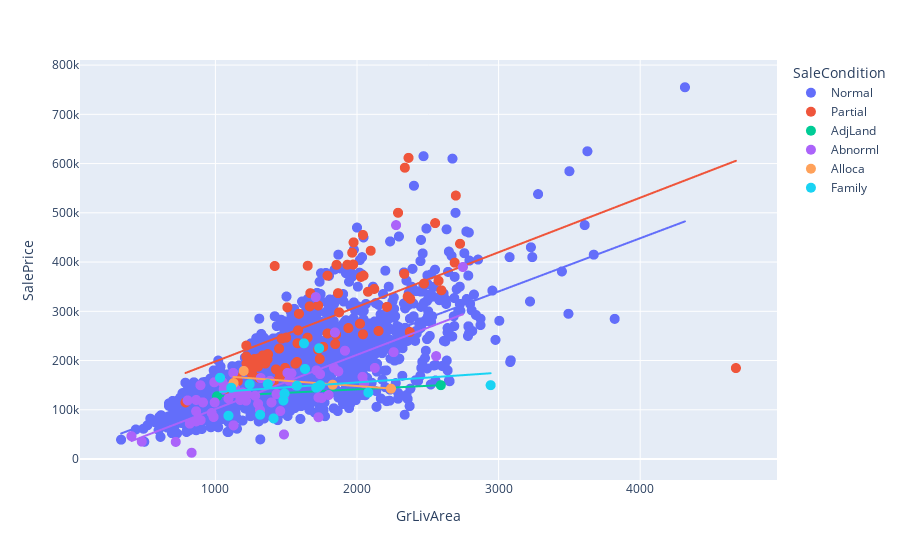

Notebook source saved alongside this figure:
### Code cell
import plotly.express as px
fig = px.scatter(housing, x="GrLivArea", y="SalePrice", 
                 color="SaleCondition", hover_data=['OverallQual','PID'], trendline = 'ols')
fig.update_traces(marker_size=10)
fig.show()
# the one with PID 527326040 is an outlier for a home of quality 7 and is a family sale 
# PID 533350090 is priced very low for a home of quality 9 and is a family sale 
# PID 908154205 is price incredibly low for a home of that size and is a partial sale 
# PIDS 527252070, 528150070, and 527216080 are priced very high for a house of that size/qual and is a partial sale 
# Family, Alloca, and Adjland don't really have trendlines that make sense

### Figure 1 — Plotly figure (JSON) as saved in the notebook; plotly's stock layout.template omitted (floating-point values rounded to 4 significant figures; data arrays with more than 128 entries replaced by an {"elided": "..."} marker saying what was removed)
{"data": [{"customdata": {"elided": "2413x2 int values"}, "hovertemplate": "SaleCondition=Normal<br>GrLivArea=%{x}<br>SalePrice=%{y}<br>OverallQual=%{customdata[0]}<br>PID=%{customdata[1]}<extra></extra>", "legendgroup": "Normal", "marker": {"color": "#636efa", "size": 10, "symbol": "circle"}, "mode": "markers", "name": "Normal", "showlegend": true, "type": "scattergl", "x": {"elided": "2413 int values"}, "xaxis": "x", "y": {"elided": "2413 int values"}, "yaxis": "y"}, {"hovertemplate": "<b>OLS trendline</b><br>SalePrice = 108.151 * GrLivArea + 15784.3<br>R<sup>2</sup>=0.541749<br><br>SaleCondition=Normal<br>GrLivArea=%{x}<br>SalePrice=%{y} <b>(trend)</b><extra></extra>", "legendgroup": "Normal", "marker": {"color": "#636efa", "size": 10, "symbol": "circle"}, "mode": "lines", "name": "Normal", "showlegend": false, "type": "scattergl", "x": {"elided": "2413 int values"}, "xaxis": "x", "y": {"elided": "2413 float values"}, "yaxis": "y"}, {"customdata": {"elided": "82x2 int values"}, "hovertemplate": "SaleCondition=Partial<br>GrLivArea=%{x}<br>SalePrice=%{y}<br>OverallQual=%{customdata[0]}<br>PID=%{customdata[1]}<extra></extra>", "legendgroup": "Partial", "marker": {"color": "#EF553B", "size": 10, "symbol": "circle"}, "mode": "markers", "name": "Partial", "showlegend": true, "type": "scattergl", "x": [1246, 1274, 789, 1458, 1258, 2376, 1565, 1973, 1726, 1335, 1652, 2021, 1412, 1761, 2290, 1726, 1492, 2097, 1310, 1590, 2122, 1584, 1368, 2576, 2046, 2552, 1846, 1468, 4676, 1866, 1428, 1220, 1302, 1158, 1258, 2698, 1580, 2690, 1792, 1372, 2078, 1966, 2728, 2028, 2042, 1856, 2334, 2364, 1369, 1874, 1939, 2338, 1419, 1456, 1651, 2042, 1218, 1500, 1352, 2212, 1508, 1266, 2473, 1241, 2373, 2596, 1852, 1278, 2152, 1666, 2358, 1072, 1301, 1976, 1737, 1792, 1932, 1218, 1670, 1450, 1151, 1576], "xaxis": "x", "y": [187687, 203000, 115000, 168165, 173500, 325300, 193800, 395000, 222000, 210400, 392500, 274725, 156932, 227875, 500067, 311872, 185101, 423000, 164990, 294900, 345474, 261329, 202665, 361919, 372500, 479069, 233555, 244600, 184750, 336860, 182000, 194000, 204000, 158000, 172500, 535000, 235128, 398800, 255000, 212700, 339750, 419005, 437154, 369900, 253293, 394432, 376162, 611657, 213133, 297900, 266000, 591587, 392000, 170440, 246500, 455000, 230348, 246578, 194000, 309000, 308030, 185485, 356383, 199900, 258000, 342643, 252678, 198600, 260116, 310090, 329900, 142500, 187750, 440000, 203160, 372397, 394617, 208300, 336820, 224243, 166000, 197000], "yaxis": "y"}, {"hovertemplate": "<b>OLS trendline</b><br>SalePrice = 110.853 * GrLivArea + 87317.2<br>R<sup>2</sup>=0.322335<br><br>SaleCondition=Partial<br>GrLivArea=%{x}<br>SalePrice=%{y} <b>(trend)</b><extra></extra>", "legendgroup": "Partial", "marker": {"color": "#EF553B", "size": 10, "symbol": "circle"}, "mode": "lines", "name": "Partial", "showlegend": false, "type": "scattergl", "x": [789, 1072, 1151, 1158, 1218, 1218, 1220, 1241, 1246, 1258, 1258, 1266, 1274, 1278, 1301, 1302, 1310, 1335, 1352, 1368, 1369, 1372, 1412, 1419, 1428, 1450, 1456, 1458, 1468, 1492, 1500, 1508, 1565, 1576, 1580, 1584, 1590, 1651, 1652, 1666, 1670, 1726, 1726, 1737, 1761, 1792, 1792, 1846, 1852, 1856, 1866, 1874, 1932, 1939, 1966, 1973, 1976, 2021, 2028, 2042, 2042, 2046, 2078, 2097, 2122, 2152, 2212, 2290, 2334, 2338, 2358, 2364, 2373, 2376, 2473, 2552, 2576, 2596, 2690, 2698, 2728, 4676], "xaxis": "x", "y": [174800.0, 206200.0, 214900.0, 215700.0, 222300.0, 222300.0, 222600.0, 224900.0, 225400.0, 226800.0, 226800.0, 227700.0, 228500.0, 229000.0, 231500.0, 231600.0, 232500.0, 235300.0, 237200.0, 239000.0, 239100.0, 239400.0, 243800.0, 244600.0, 245600.0, 248100.0, 248700.0, 248900.0, 250000.0, 252700.0, 253600.0, 254500.0, 260800.0, 262000.0, 262500.0, 262900.0, 263600.0, 270300.0, 270400.0, 272000.0, 272400.0, 278600.0, 278600.0, 279900.0, 282500.0, 286000.0, 286000.0, 292000.0, 292600.0, 293100.0, 294200.0, 295100.0, 301500.0, 302300.0, 305300.0, 306000.0, 306400.0, 311400.0, 312100.0, 313700.0, 313700.0, 314100.0, 317700.0, 319800.0, 322500.0, 325900.0, 332500.0, 341200.0, 346000.0, 346500.0, 348700.0, 349400.0, 350400.0, 350700.0, 361500.0, 370200.0, 372900.0, 375100.0, 385500.0, 386400.0, 389700.0, 605700.0], "yaxis": "y"}, {"customdata": [[5, 909176170], [6, 908103310]], "hovertemplate": "SaleCondition=AdjLand<br>GrLivArea=%{x}<br>SalePrice=%{y}<br>OverallQual=%{customdata[0]}<br>PID=%{customdata[1]}<extra></extra>", "legendgroup": "AdjLand", "marker": {"color": "#00cc96", "size": 10, "symbol": "circle"}, "mode": "markers", "name": "AdjLand", "showlegend": true, "type": "scattergl", "x": [2592, 1012], "xaxis": "x", "y": [150000, 127500], "yaxis": "y"}, {"hovertemplate": "<b>OLS trendline</b><br>SalePrice = 14.2405 * GrLivArea + 113089<br>R<sup>2</sup>=1.000000<br><br>SaleCondition=AdjLand<br>GrLivArea=%{x}<br>SalePrice=%{y} <b>(trend)</b><extra></extra>", "legendgroup": "AdjLand", "marker": {"color": "#00cc96", "size": 10, "symbol": "circle"}, "mode": "lines", "name": "AdjLand", "showlegend": false, "type": "scattergl", "x": [1012, 2592], "xaxis": "x", "y": [127500.0, 150000.0], "yaxis": "y"}, {"customdata": [[6, 527302020], [9, 528118030], [8, 533236050], [9, 906412010], [8, 906420020], [5, 911175440], [6, 903226160], [5, 908127050], [4, 903484080], [6, 535353190], [5, 903232060], [6, 906204180], [5, 923400150], [5, 905103140], [5, 908102110], [6, 535403200], [7, 535325460], [5, 535456050], [6, 527161090], [6, 909428120], [5, 535352080], [4, 527425060], [5, 902128170], [6, 535105060], [2, 902207130], [4, 527405130], [5, 535403040], [5, 905105010], [9, 533215080], [4, 535378080], [6, 535301150], [5, 902125020], [5, 906475070], [5, 923251180], [4, 902477120], [6, 916403230], [4, 908275290], [6, 531375070], [5, 907203040], [4, 535450180], [8, 531382070], [2, 911175430], [5, 905226110], [5, 527326130], [5, 902105110], [4, 911128180], [5, 909129100], [5, 908102140], [5, 532351090], [7, 527352150], [5, 903454020], [6, 907295100], [6, 527451290], [5, 527451320], [5, 923202137], [2, 902205070], [4, 903457130], [4, 903230120], [6, 905107320], [8, 902305110], [5, 534427010]], "hovertemplate": "SaleCondition=Abnorml<br>GrLivArea=%{x}<br>SalePrice=%{y}<br>OverallQual=%{customdata[0]}<br>PID=%{customdata[1]}<extra></extra>", "legendgroup": "Abnorml", "marker": {"color": "#ab63fa", "size": 10, "symbol": "circle"}, "mode": "markers", "name": "Abnorml", "showlegend": true, "type": "scattergl", "x": [1868, 2748, 1739, 2276, 1915, 1396, 1132, 1176, 1484, 1458, 995, 2559, 974, 1320, 992, 864, 2039, 1800, 1714, 2259, 1216, 864, 804, 1537, 832, 864, 912, 1059, 1709, 1281, 1050, 1750, 2126, 1224, 720, 1509, 1482, 1141, 894, 1192, 1844, 480, 1721, 1126, 1432, 1128, 1520, 1092, 1728, 2050, 819, 1838, 987, 1302, 1092, 407, 1315, 896, 1386, 1566, 1728], "xaxis": "x", "y": [178000, 390000, 172500, 475000, 220000, 115000, 134000, 119900, 50000, 97500, 115000, 209000, 93500, 164500, 155891, 120000, 167000, 130000, 180000, 217000, 118500, 97000, 119000, 174000, 12789, 76500, 115000, 142500, 328900, 128500, 156000, 124000, 185000, 131000, 34900, 175000, 125000, 142500, 149900, 135000, 257000, 35311, 145000, 175000, 132000, 68400, 159434, 123000, 125000, 154000, 72000, 185000, 85400, 112000, 146000, 46500, 99500, 79000, 158900, 150000, 84900], "yaxis": "y"}, {"hovertemplate": "<b>OLS trendline</b><br>SalePrice = 109.985 * GrLivArea + -8311.44<br>R<sup>2</sup>=0.501862<br><br>SaleCondition=Abnorml<br>GrLivArea=%{x}<br>SalePrice=%{y} <b>(trend)</b><extra></extra>", "legendgroup": "Abnorml", "marker": {"color": "#ab63fa", "size": 10, "symbol": "circle"}, "mode": "lines", "name": "Abnorml", "showlegend": false, "type": "scattergl", "x": [407, 480, 720, 804, 819, 832, 864, 864, 864, 894, 896, 912, 974, 987, 992, 995, 1050, 1059, 1092, 1092, 1126, 1128, 1132, 1141, 1176, 1192, 1216, 1224, 1281, 1302, 1315, 1320, 1386, 1396, 1432, 1458, 1482, 1484, 1509, 1520, 1537, 1566, 1709, 1714, 1721, 1728, 1728, 1739, 1750, 1800, 1838, 1844, 1868, 1915, 2039, 2050, 2126, 2259, 2276, 2559, 2748], "xaxis": "x", "y": [36450.0, 44480.0, 70880.0, 80120.0, 81770.0, 83200.0, 86720.0, 86720.0, 86720.0, 90010.0, 90230.0, 91990.0, 98810.0, 100200.0, 100800.0, 101100.0, 107200.0, 108200.0, 111800.0, 111800.0, 115500.0, 115800.0, 116200.0, 117200.0, 121000.0, 122800.0, 125400.0, 126300.0, 132600.0, 134900.0, 136300.0, 136900.0, 144100.0, 145200.0, 149200.0, 152000.0, 154700.0, 154900.0, 157700.0, 158900.0, 160700.0, 163900.0, 179700.0, 180200.0, 181000.0, 181700.0, 181700.0, 183000.0, 184200.0, 189700.0, 193800.0, 194500.0, 197100.0, 202300.0, 215900.0, 217200.0, 225500.0, 240100.0, 242000.0, 273100.0, 293900.0], "yaxis": "y"}, {"customdata": [[5, 904301060], [5, 910201180], [6, 527175130], [5, 906226120]], "hovertemplate": "SaleCondition=Alloca<br>GrLivArea=%{x}<br>SalePrice=%{y}<br>OverallQual=%{customdata[0]}<br>PID=%{customdata[1]}<extra></extra>", "legendgroup": "Alloca", "marker": {"color": "#FFA15A", "size": 10, "symbol": "circle"}, "mode": "markers", "name": "Alloca", "showlegend": true, "type": "scattergl", "x": [1200, 1828, 1128, 2240], "xaxis": "x", "y": [179000, 150909, 154204, 142953], "yaxis": "y"}, {"hovertemplate": "<b>OLS trendline</b><br>SalePrice = -21.1521 * GrLivArea + 190589<br>R<sup>2</sup>=0.520341<br><br>SaleCondition=Alloca<br>GrLivArea=%{x}<br>SalePrice=%{y} <b>(trend)</b><extra></extra>", "legendgroup": "Alloca", "marker": {"color": "#FFA15A", "size": 10, "symbol": "circle"}, "mode": "lines", "name": "Alloca", "showlegend": false, "type": "scattergl", "x": [1128, 1200, 1828, 2240], "xaxis": "x", "y": [166700.0, 165200.0, 151900.0, 143200.0], "yaxis": "y"}, {"customdata": [[6, 527451410], [5, 534276230], [7, 527326040], [8, 911370460], [7, 527105140], [9, 533350090], [5, 535453180], [6, 527162180], [5, 903425270], [6, 534127230], [5, 535426130], [5, 909282130], [5, 908103260], [6, 902405120], [6, 527276040], [7, 527359050], [5, 903233100]], "hovertemplate": "SaleCondition=Family<br>GrLivArea=%{x}<br>SalePrice=%{y}<br>OverallQual=%{customdata[0]}<br>PID=%{customdata[1]}<extra></extra>", "legendgroup": "Family", "marker": {"color": "#19d3f3", "size": 10, "symbol": "circle"}, "mode": "markers", "name": "Family", "showlegend": true, "type": "scattergl", "x": [1092, 1712, 1411, 1625, 1733, 2944, 1242, 1633, 1316, 1740, 2080, 1112, 1033, 1480, 1488, 1370, 1576], "xaxis": "x", "y": [88000, 145000, 82500, 235000, 225000, 150000, 152000, 183000, 90000, 150000, 135000, 144800, 165000, 119000, 133000, 152000, 149000], "yaxis": "y"}, {"hovertemplate": "<b>OLS trendline</b><br>SalePrice = 19.7464 * GrLivArea + 116077<br>R<sup>2</sup>=0.045427<br><br>SaleCondition=Family<br>GrLivArea=%{x}<br>SalePrice=%{y} <b>(trend)</b><extra></extra>", "legendgroup": "Family", "marker": {"color": "#19d3f3", "size": 10, "symbol": "circle"}, "mode": "lines", "name": "Family", "showlegend": false, "type": "scattergl", "x": [1033, 1092, 1112, 1242, 1316, 1370, 1411, 1480, 1488, 1576, 1625, 1633, 1712, 1733, 1740, 2080, 2944], "xaxis": "x", "y": [136500.0, 137600.0, 138000.0, 140600.0, 142100.0, 143100.0, 143900.0, 145300.0, 145500.0, 147200.0, 148200.0, 148300.0, 149900.0, 150300.0, 150400.0, 157100.0, 174200.0], "yaxis": "y"}], "layout": {"legend": {"title": {"text": "SaleCondition"}, "tracegroupgap": 0}, "margin": {"t": 60}, "xaxis": {"anchor": "y", "domain": [0, 1], "title": {"text": "GrLivArea"}}, "yaxis": {"anchor": "x", "domain": [0, 1], "title": {"text": "SalePrice"}}}}
